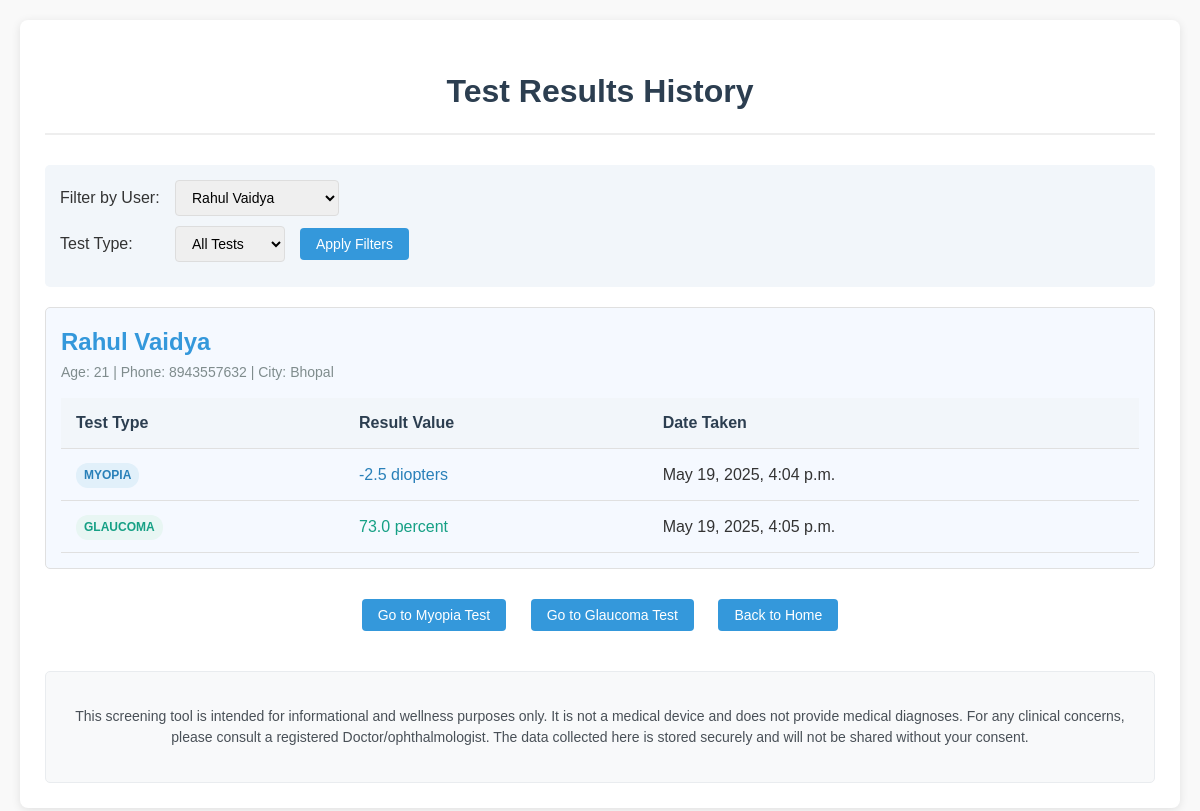
The app's page /results_history/ (signed in) with its own data.
### BaseInfo/models.py (models this page shows, shortened)
class User(models.Model):
    name = models.CharField(max_length=300)
    age = models.IntegerField()
    ph_Number = models.CharField(max_length=200,unique=True)
    city = models.CharField(max_length=200)
    password = models.CharField(max_length=300)

class TestResult(models.Model):
    TEST_CHOICES = (
        ('myopia', 'Myopia'),
        ('glaucoma', 'Glaucoma'),
    )
    user = models.ForeignKey(User, on_delete=models.CASCADE, related_name='test_results')
    test_type = models.CharField(max_length=100, choices=TEST_CHOICES)
    final_score = models.DecimalField(max_digits=5,decimal_places=2,null=True)
    result_value = models.FloatField(null = True)
    date_taken = models.DateTimeField(auto_now_add=True)

### BaseInfo/views.py (the view)
# urls.py: path('results_history/', views.test_results_history, name='results_history'),
def test_results_history(request):
    user_id = request.session.get('user_id')
    if not user_id:
        return redirect('login')  # Or render an error page
    selected_test_type = request.GET.get('test_type')
    test_results = TestResult.objects.filter(user_id=user_id)
    if selected_test_type:
        test_results = test_results.filter(test_type=selected_test_type)
    color_vision_tests = ColorVisionTest.objects.filter(user_id=user_id)
    grouped_test_results = defaultdict(list)
    for result in test_results.select_related('user'):
        grouped_test_results[result.user].append(result)
    grouped_color_tests = defaultdict(list)
    for color_test in color_vision_tests.select_related('user'):
        grouped_color_tests[color_test.user].append(color_test)
    context = {
        'users': User.objects.all(),
        'grouped_results': dict(grouped_test_results),
        'grouped_color_tests': dict(grouped_color_tests),
        'selected_user_id': user_id,
        'selected_test_type': selected_test_type,
    }
    return render(request, 'test_results_history.html', context)

### Templates/test_results_history.html (shortened to what this page needs)
<!DOCTYPE html>
<html lang="en">
<head>
</head>
<body>
    <div class="container">
        <h1>Test Results History</h1>
        {% if users %}
            <div class="filters">
                <form method="get">
                    <div class="filter-row">
                        <label for="user-filter">Filter by User:</label>
                        <select id="user-filter" name="user_id">
                            {% for user in users %}
                                <option value="{{ user.id }}" {% if selected_user_id == user.id %}selected{% endif %}>
                                    {{ user.name }}
                                </option>
                            {% endfor %}
                        </select>
                    </div>
                    <div class="filter-row">
                        <label for="test-type">Test Type:</label>
                        <select id="test-type" name="test_type">
                            <option value="">All Tests</option>
                        </select>
                        <button type="submit">Apply Filters</button>
                    </div>
                </form>
            </div>
            {% if grouped_results %}
                {% for user, results in grouped_results.items %}
                    <div class="user-section">
                        <div class="user-header">
                            <div class="user-info">
                                <h2>{{ user.name }}</h2>
                                <div class="user-details">
                                    Age: {{ user.age }} | Phone: {{ user.ph_Number }} | City: {{ user.city }}
                                </div>
                            </div>
                        </div>
                        <table>
                            <thead>
                                <tr>
                                    <th>Test Type</th>
                                    <th>Result Value</th>
                                    <th>Date Taken</th>
                                </tr>
                            </thead>
                            <tbody>
                                {% for result in results %}
                                    <tr>
                                        <td>
                                            <span class="badge badge-{{ result.test_type|lower }}">
                                                {{ result.test_type|title }}
                                            </span>
                                        </td>
                                        <td class="test-{{ result.test_type|lower }}">
                                            {% if result.test_type == "myopia" %}
                                                {{ result.result_value }} diopters
                                            {% elif result.test_type == "glaucoma" %}
                                                {{ result.result_value }} percent
                                            {% else %}
                                                {{ result.result_value }}
                                            {% endif %}
                                        </td>
                                        <td>{{ result.date_taken|date:"F j, Y, g:i a" }}</td>
                                    </tr>
                                {% endfor %}
                            </tbody>
                        </table>
                    </div>
                {% endfor %}
            {% else %}
                <div class="no-results">
                    <p>No test results found matching your criteria.</p>
                </div>
            {% endif %}
        {% else %}
            <div class="no-results">
                <p>No test results available.</p>
            </div>
        {% endif %}
        <div class="navigation">
            {% if selected_user_id %}
                <a href="{% url 'base_myopia' user_id=selected_user_id %}">
                    <button>Go to Myopia Test</button>
                </a>
            {% else %}
                <p>No user found in session.</p>
            {% endif %}
            <a href="{% url 'base_glaucoma' %}">
                <button>Go to Glaucoma Test</button>
            </a>
            <a href="{% url 'create-user' %}">
                <button>Back to Home</button>
            </a>
        </div>
        <div class="disclaimer">
            <p>This screening tool is intended for informational and wellness purposes only. It is not a medical device and does not provide medical diagnoses. For any clinical concerns, please consult a registered Doctor/ophthalmologist. The data collected here is stored securely and will not be shared without your consent.</p>
        </div>
    </div>
</body>
</html>

### Templates/test_results_history.html (style rules this page uses)
body { font-family: Arial, sans-serif; line-height: 1.6; color: #333; max-width: 1200px; margin: 0 auto; padding: 20px; background-color: #f9f9f9; }
.container { background-color: white; border-radius: 8px; box-shadow: 0 2px 10px rgba(0,0,0,0.1); padding: 25px; }
h1 { color: #2c3e50; margin-bottom: 30px; text-align: center; border-bottom: 2px solid #eee; padding-bottom: 15px; }
.user-section { margin-bottom: 30px; padding: 15px; border: 1px solid #e0e0e0; border-radius: 5px; background-color: #f5f9ff; }
.user-header { display: flex; justify-content: space-between; align-items: center; margin-bottom: 15px; }
.user-info h2 { margin: 0; color: #3498db; }
.user-details { color: #7f8c8d; font-size: 14px; }
table { width: 100%; border-collapse: collapse; margin-top: 15px; }
th, td { padding: 12px 15px; text-align: left; border-bottom: 1px solid #e0e0e0; }
th { background-color: #f2f6fa; font-weight: bold; color: #2c3e50; }
.test-myopia { color: #2980b9; }
.test-glaucoma { color: #16a085; }
.filters { margin-bottom: 20px; padding: 15px; background-color: #f2f6fa; border-radius: 5px; }
.filter-row { display: flex; align-items: center; gap: 15px; margin-bottom: 10px; }
.filter-row label { min-width: 100px; }
select, input { padding: 8px 12px; border: 1px solid #ddd; border-radius: 4px; font-size: 14px; }
button { padding: 8px 16px; background-color: #3498db; color: white; border: none; border-radius: 4px; cursor: pointer; font-size: 14px; transition: background-color 0.2s; }
.navigation { margin-top: 30px; text-align: center; }
.navigation a { display: inline-block; margin: 0 10px; text-decoration: none; }
.badge { display: inline-block; padding: 3px 8px; border-radius: 12px; font-size: 12px; font-weight: bold; text-transform: uppercase; }
.badge-myopia { background-color: #e1f0fa; color: #2980b9; }
.badge-glaucoma { background-color: #e8f6f3; color: #16a085; }
.disclaimer { margin-top: 40px; padding: 20px; background-color: #f8f9fa; border: 1px solid #e9ecef; border-radius: 5px; font-size: 14px; color: #495057; text-align: center; line-height: 1.5; }

### records on screen
User: name "Rahul Vaidya", age "21", ph_Number "8943557632", city "Bhopal"
TestResult: test_type "MYOPIA", result_value "-2.5", date_taken "May 19, 2025, 4:04 p.m."
TestResult: test_type "GLAUCOMA", result_value "73.0", date_taken "May 19, 2025, 4:05 p.m."

### other values on screen
form field user_id "Rahul Vaidya"
